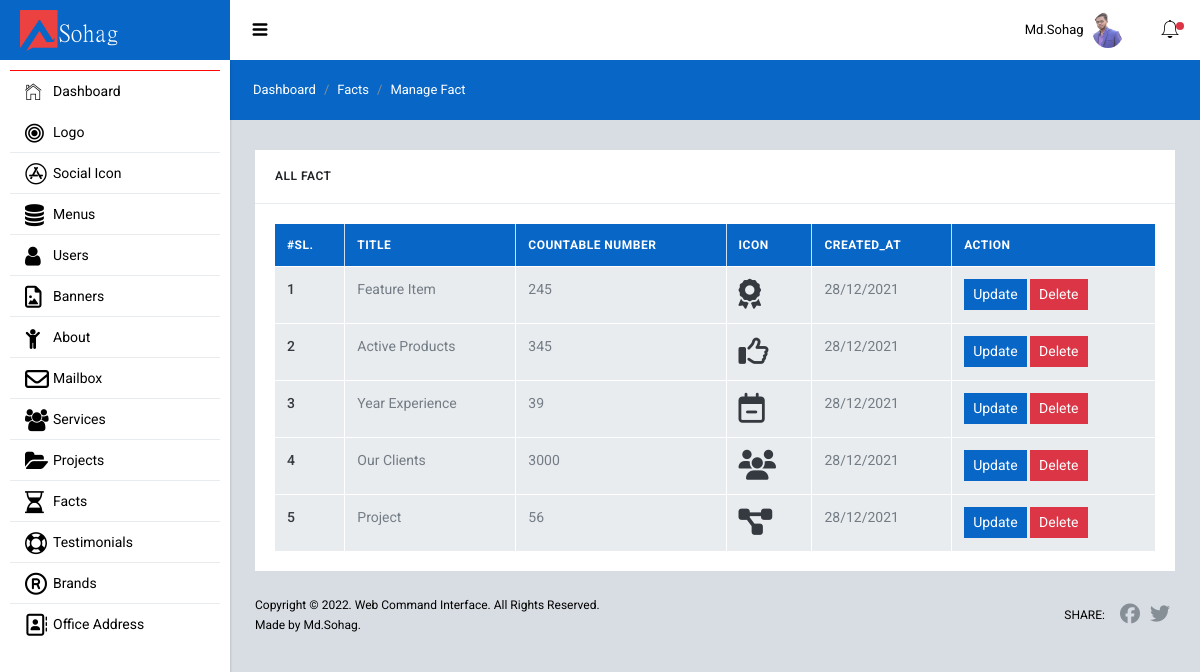
The page /admin/facts/index.php (signed in) on the database its author committed.
### tables this page shows
CREATE TABLE `users` (
  `id` int(11) NOT NULL,
  `name` varchar(150) NOT NULL,
  `email` varchar(150) NOT NULL,
  `password` varchar(255) NOT NULL,
  `user_role` int(11) NOT NULL DEFAULT 4,
  `status` int(11) NOT NULL DEFAULT 0,
  `profile_image` varchar(255) DEFAULT NULL,
  `created_at` varchar(200) NOT NULL
);

CREATE TABLE `facts` (
  `id` int(11) NOT NULL,
  `title` varchar(255) NOT NULL,
  `number` int(11) NOT NULL,
  `icon` text NOT NULL,
  `created_at` varchar(255) NOT NULL
);

### admin/facts/index.php (the view, shortened to what this page needs)
<?php
  require "../backend_includes/header.php";
  $all_fact = "SELECT * FROM facts";
  $all_fact_query = mysqli_query($db, $all_fact);
  $fact_row_check = mysqli_num_rows($all_fact_query);
?>
  <div class="sl-mainpanel">
    <nav class="breadcrumb sl-breadcrumb">
      <a class="breadcrumb-item" href="/sohag/admin/dashboard.php">Dashboard</a>
      <a class="breadcrumb-item" href="/sohag/admin/facts/index.php">Facts</a>
      <span class="breadcrumb-item active">Manage Fact</span>
    </nav>
    <div class="sl-pagebody">
      <div class="row row-sm mg-t-5">
        <div class="col-lg-12 mg-t-20 mg-lg-t-0">
          <div class="card">
            <div class="card-header pd-20 bg-transparent bd-b bd-gray-200">
              <h6 class="card-title tx-uppercase tx-12 mg-b-0">All fact</h6>
            </div>
              <div class="card-body bd-color-gray-lighter rounded-bottom">
                <div class="dashbord-content">
                  <?php if ($fact_row_check == 0) : ?>
                    <div class="alert alert-warning" role="alert">
                      <h4 class="text-center text-danger">No Data Found In Fact Table!</h4>
                    </div>
                  <?php else : ?>
                    <div class="table-responsive">
                      <table class="table table-hover table-bordered mg-b-0">
                        <thead class="bg-primary">
                          <tr>
                            <th scope="col">#Sl.</th>
                            <th scope="col">Title</th>
                            <th scope="col">Countable Number</th>
                            <th scope="col">Icon</th>
                            <th scope="col">Created_At</th>
                            <th scope="col">Action</th>
                          </tr>
                        </thead>
                          <tbody>
                            <?php foreach($all_fact_query as $fact_id => $fact_value) :  ?>
                              <tr>
                                <th scope="row"><?= $fact_id+1; ?></th>
                                <td><?= $fact_value['title']; ?></td>
                                <td><?= $fact_value['number']; ?></td>
                                <td>
                                  <i class="text-dark <?= $fact_value['icon']; ?>" style="font-size: 30px;"></i>
                                </td>
                                <td>
                                  <?= date("d/m/Y",strtotime($fact_value['created_at'])); ?>
                                </td>
                                <td>
                                  <?php if ($login_user_info['user_role'] <= 2) : ?>
                                    <a href="fact_edit.php?id=<?= $fact_value['id']; ?>" target="_blank" class="btn btn-primary btn-sm">Update</a>
                                    <button type="button" id="fact_delete.php?delete_id=<?= $fact_value['id']; ?>" class="btn btn-danger btn-sm delete_fact">Delete</button>
                                  <?php endif; ?>
                                </td>
                              </tr>
                            <?php endforeach; ?>
                          </tbody>
                      </table>
                    </div>
                  <?php endif; ?>
                </div>
              </div>
          </div>
        </div>
      </div>
    </div>
    <footer class="sl-footer">
      <div class="footer-left">
      <div class="mg-b-2">Copyright &copy; 2022. Web Command Interface. All Rights Reserved.</div>
                <div>Made by Md.Sohag.</div>
      </div>
      <div class="footer-right d-flex align-items-center">
        <span class="tx-uppercase mg-r-10">Share:</span>
        <a target="_blank" class="pd-x-5" href="https://www.facebook.com/"><i class="fa fa-facebook tx-20"></i></a>
        <a target="_blank" class="pd-x-5" href="https://twitter.com/"><i class="fa fa-twitter tx-20"></i></a>
      </div>
    </footer>
  </div>
<?php require "../backend_includes/footer.php"; ?>

### admin/backend_includes/header.php (shortened to what this page needs)
<?php
  require "db.php";
  $login_user_id    = isset($_COOKIE['login_user']) ? $_COOKIE['login_user'] : $_SESSION['login_user_id'];
  $login_user_data  = "SELECT * FROM users WHERE id=$login_user_id";
  $login_user_query = mysqli_query($db,$login_user_data);
  $login_user_info  = mysqli_fetch_assoc($login_user_query);
?>
<!DOCTYPE html>
<html lang="en">
  <head>
    <link href="/sohag/admin/backend_assets/lib/font-awesome/css/font-awesome.css" rel="stylesheet">
    <link href="/sohag/admin/backend_assets/lib/Ionicons/css/ionicons.css" rel="stylesheet">
    <link href="/sohag/admin/backend_assets/lib/perfect-scrollbar/css/perfect-scrollbar.css" rel="stylesheet">
    <link href="/sohag/admin/backend_assets/lib/rickshaw/rickshaw.min.css" rel="stylesheet">
    <link href="/sohag/admin/backend_assets/lib/medium-editor/medium-editor.css" rel="stylesheet">
    <link href="/sohag/admin/backend_assets/lib/medium-editor/default.css" rel="stylesheet">
    <link href="/sohag/admin/backend_assets/lib/summernote/summernote-bs4.css" rel="stylesheet">
    <link rel="stylesheet" href="/sohag/admin/backend_assets/css/starlight.css">
    <link rel="stylesheet" href="/sohag/admin/backend_assets/css/custom.css">
  </head>
  <body>
    <div class="sl-logo"><a href=""> <img width="100" src="../admin/uploads/logo/17.png" alt="Logo"></a></div>
    <div class="sl-sideleft">
      <div class="sl-sideleft-menu">
        <a href="/sohag/admin/dashboard.php" class="sl-menu-link active">
          <div class="sl-menu-item">
            <i class="menu-item-icon icon ion-ios-home-outline tx-22"></i>
            <span class="menu-item-label">Dashboard</span>
          </div>
        </a>
        <a href="#" class="sl-menu-link">
          <div class="sl-menu-item">
            <i class="menu-item-icon fa fa-bullseye tx-22"></i>
            <span class="menu-item-label">Logo</span>
            <i class="menu-item-arrow fa fa-angle-down"></i>
          </div>
        </a>
        <a href="#" class="sl-menu-link">
          <div class="sl-menu-item">
            <i class="menu-item-icon fa fa-app-store tx-22"></i>
            <span class="menu-item-label">Social Icon</span>
            <i class="menu-item-arrow fa fa-angle-down"></i>
          </div>
        </a>
        <a href="#" class="sl-menu-link">
          <div class="sl-menu-item">
            <i class="menu-item-icon fa fa-database tx-22"></i>
            <span class="menu-item-label">Menus</span>
            <i class="menu-item-arrow fa fa-angle-down"></i>
          </div>
        </a>
        <a href="#" class="sl-menu-link">
          <div class="sl-menu-item">
            <i class="menu-item-icon 	fa fa-user tx-22"></i>
            <span class="menu-item-label">Users</span>
            <i class="menu-item-arrow fa fa-angle-down"></i>
          </div>
        </a>
        <a href="#" class="sl-menu-link">
          <div class="sl-menu-item">
            <i class="menu-item-icon fa fa-file-picture-o tx-22"></i>
            <span class="menu-item-label">Banners</span>
            <i class="menu-item-arrow fa fa-angle-down"></i>
          </div>
        </a>
        <a href="#" class="sl-menu-link">
          <div class="sl-menu-item">
            <i class="menu-item-icon fa fa-child tx-22"></i>
            <span class="menu-item-label">About</span>
            <i class="menu-item-arrow fa fa-angle-down"></i>
          </div>
        </a>
        <?php if ($login_user_info['user_role'] <= 2) : ?>
          <a href="/sohag/admin/messages/index.php" class="sl-menu-link">
            <div class="sl-menu-item">
              <i class="menu-item-icon fa fa-envelope-o  tx-24"></i>
              <span class="menu-item-label">Mailbox</span>
            </div>
          </a>
        <?php endif; ?>
        <a href="#" class="sl-menu-link">
          <div class="sl-menu-item">
            <i class="menu-item-icon fa fa-group tx-22"></i>
            <span class="menu-item-label">Services</span>
            <i class="menu-item-arrow fa fa-angle-down"></i>
          </div>
        </a>
        <a href="#" class="sl-menu-link">
          <div class="sl-menu-item">
            <i class="menu-item-icon fa fa-folder-open tx-22"></i>
            <span class="menu-item-label">Projects</span>
            <i class="menu-item-arrow fa fa-angle-down"></i>
          </div>
        </a>
        <a href="#" class="sl-menu-link">
          <div class="sl-menu-item">
            <i class="menu-item-icon fa fa-hourglass-half tx-22"></i>
            <span class="menu-item-label">Facts</span>
            <i class="menu-item-arrow fa fa-angle-down"></i>
          </div>
        </a>
        <a href="#" class="sl-menu-link">
          <div class="sl-menu-item">
            <i class="menu-item-icon fa fa-life-bouy tx-22"></i>
            <span class="menu-item-label">Testimonials</span>
            <i class="menu-item-arrow fa fa-angle-down"></i>
          </div>
        </a>
        <a href="#" class="sl-menu-link">
          <div class="sl-menu-item">
            <i class="menu-item-icon fa fa-registered tx-22"></i>
            <span class="menu-item-label">Brands</span>
            <i class="menu-item-arrow fa fa-angle-down"></i>
          </div>
        </a>
        <a href="#" class="sl-menu-link">
          <div class="sl-menu-item">
            <i class="menu-item-icon fa fa-address-book-o tx-22"></i>
            <span class="menu-item-label">Office Address</span>
            <i class="menu-item-arrow fa fa-angle-down"></i>
          </div>
        </a>
      </div>
      <br>
    </div>
    <div class="sl-header">
      <div class="sl-header-left">
        <div class="navicon-left hidden-md-down"><a id="btnLeftMenu" href=""><i class="icon ion-navicon-round"></i></a></div>
      </div>
      <div class="sl-header-right">
        <nav class="nav">
          <div class="dropdown">
            <a href="" class="nav-link nav-link-profile" data-toggle="dropdown">
              <span class="logged-name"><span class="hidden-md-down"><?= $login_user_info['name']; ?></span></span>
              <?php if (!empty($login_user_info['profile_image'])) { ?>
                <img src="/sohag/admin/uploads/users/<?= $login_user_info['profile_image']; ?>" class="wd-32 rounded-circle" alt="">
              <?php } ?>
            </a>
          </div>
        </nav>
        <?php if ($login_user_info['user_role'] <= 2) : ?>
          <div class="navicon-right">
            <a id="btnRightMenu" href="" class="pos-relative">
              <i class="icon ion-ios-bell-outline"></i>
              <span class="square-8 bg-danger"></span>
            </a>
          </div>
        <?php endif; ?>
      </div>
    </div>

### rows shown on the page
users: name "Md.Sohag", profile_image (picture)
facts: title "Feature Item", number "245", created_at "28/12/2021"
facts: title "Active Products", number "345", created_at "28/12/2021"
facts: title "Year Experience", number "39", created_at "28/12/2021"
facts: title "Our Clients", number "3000", created_at "28/12/2021"
facts: title "Project", number "56", created_at "28/12/2021"
